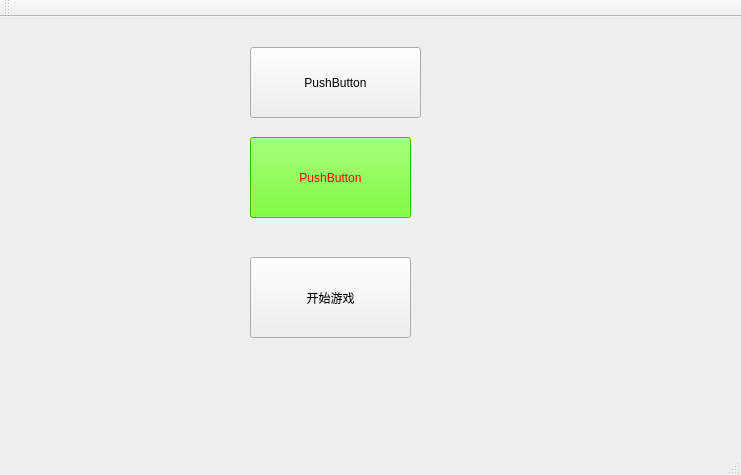
<?xml version="1.0" encoding="UTF-8"?>
<ui version="4.0">
 <class>MainWindow</class>
 <widget class="QMainWindow" name="MainWindow">
  <property name="geometry">
   <rect>
    <x>0</x>
    <y>0</y>
    <width>741</width>
    <height>475</height>
   </rect>
  </property>
  <property name="windowTitle">
   <string>MainWindow</string>
  </property>
  <widget class="QWidget" name="centralWidget">
   <widget class="QPushButton" name="pushButton">
    <property name="geometry">
     <rect>
      <x>250</x>
      <y>30</y>
      <width>171</width>
      <height>71</height>
     </rect>
    </property>
    <property name="text">
     <string>PushButton</string>
    </property>
    <property name="icon">
     <iconset resource="my.qrc">
      <normaloff>:/new/icon/imgs/music.png</normaloff>:/new/icon/imgs/music.png</iconset>
    </property>
    <property name="iconSize">
     <size>
      <width>50</width>
      <height>50</height>
     </size>
    </property>
   </widget>
   <widget class="QPushButton" name="pushButton_2">
    <property name="geometry">
     <rect>
      <x>250</x>
      <y>120</y>
      <width>161</width>
      <height>81</height>
     </rect>
    </property>
    <property name="styleSheet">
     <string notr="true">color: rgb(255, 0, 0);
font: 12pt &quot;华康海报体W12&quot;;
background-color: rgb(85, 255, 0);</string>
    </property>
    <property name="text">
     <string>PushButton</string>
    </property>
   </widget>
   <widget class="QPushButton" name="pushButton_3">
    <property name="geometry">
     <rect>
      <x>250</x>
      <y>240</y>
      <width>161</width>
      <height>81</height>
     </rect>
    </property>
    <property name="styleSheet">
     <string notr="true">QPushButton{
border-image: url(:/new/icon/imgs/bg1.png);
font: 14pt &quot;迷你简竹节&quot;;
}
QPushButton:hover{
border-image: url(:/new/icon/imgs/bg2.png);
font: 14pt &quot;迷你简竹节&quot;;
}
QPushButton:pressed{	
border-image: url(:/new/icon/imgs/bg3.png);
font: 14pt &quot;迷你简竹节&quot;;
}


</string>
    </property>
    <property name="text">
     <string>开始游戏</string>
    </property>
   </widget>
  </widget>
  <widget class="QMenuBar" name="menuBar">
   <property name="geometry">
    <rect>
     <x>0</x>
     <y>0</y>
     <width>741</width>
     <height>26</height>
    </rect>
   </property>
  </widget>
  <widget class="QToolBar" name="mainToolBar">
   <attribute name="toolBarArea">
    <enum>TopToolBarArea</enum>
   </attribute>
   <attribute name="toolBarBreak">
    <bool>false</bool>
   </attribute>
  </widget>
  <widget class="QStatusBar" name="statusBar"/>
 </widget>
 <layoutdefault spacing="6" margin="11"/>
 <resources>
  <include location="my.qrc"/>
 </resources>
 <connections/>
</ui>
